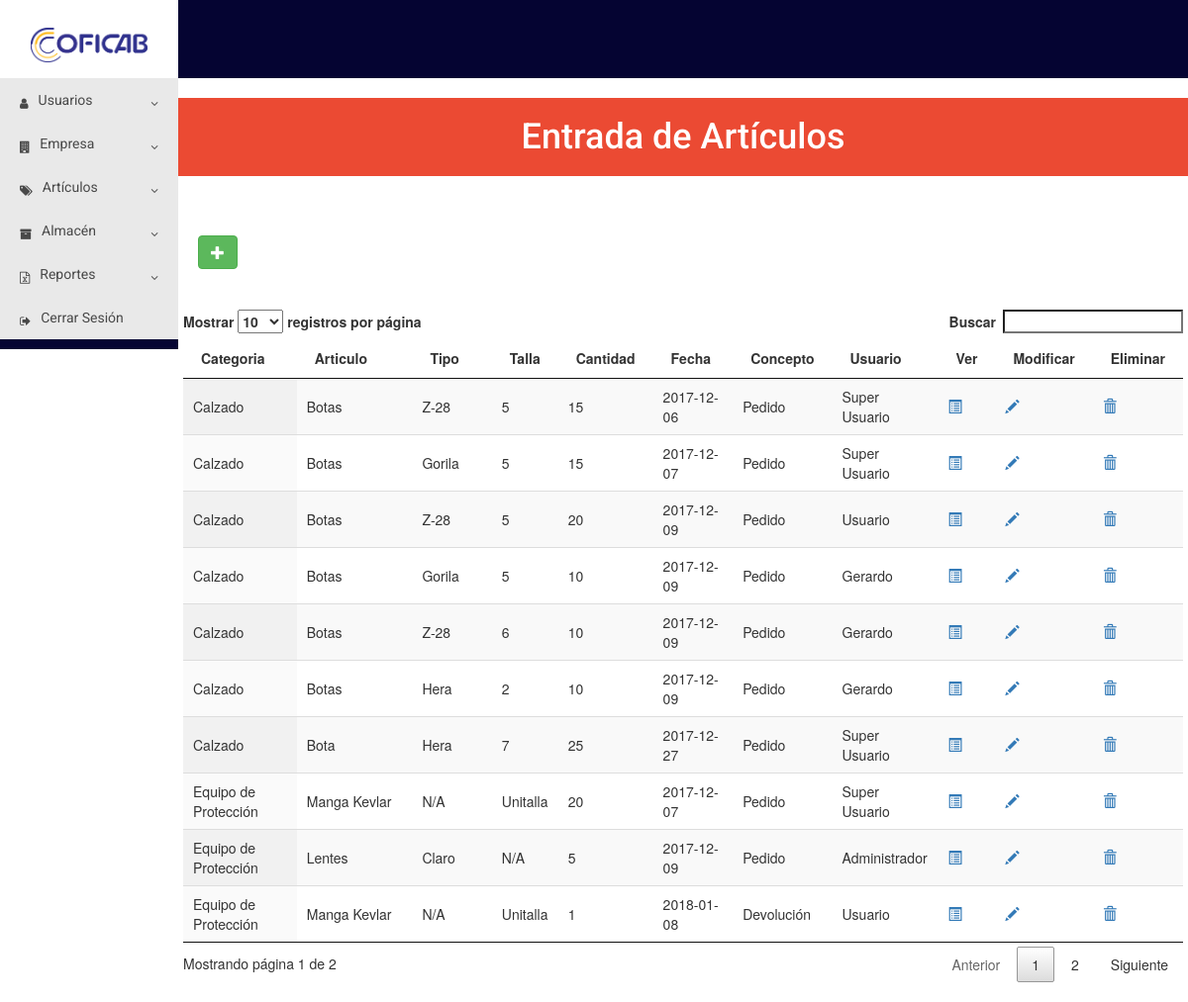
/vista/supuser/entrada/entrada.php (signed in), run on the app's committed database.
### tables this page shows
CREATE TABLE `entrada` (
  `id_entrada` int(11) NOT NULL,
  `id_categoria` int(11) NOT NULL,
  `id_articulo` int(11) NOT NULL,
  `cantidad` int(11) NOT NULL,
  `fecha_entrada` date NOT NULL,
  `id_concepto` int(11) NOT NULL,
  `id_user` int(11) NOT NULL
);

CREATE TABLE `categoria` (
  `id_categoria` int(11) NOT NULL,
  `categoria` varchar(50) NOT NULL
);

CREATE TABLE `articulo` (
  `id_articulo` int(11) NOT NULL,
  `id_proveedor` int(11) NOT NULL,
  `id_categoria` int(11) NOT NULL,
  `articulo` varchar(100) NOT NULL,
  `tipo` varchar(100) NOT NULL,
  `talla` varchar(30) NOT NULL,
  `abreviacion` varchar(15) NOT NULL,
  `stock` int(11) NOT NULL,
  `id_usuario` int(11) NOT NULL
);

CREATE TABLE `concepto` (
  `id_concepto` int(11) NOT NULL,
  `id_tipo_concepto` int(11) NOT NULL,
  `concepto` varchar(50) NOT NULL
);

CREATE TABLE `usuarios` (
  `id_user` int(11) NOT NULL,
  `nom_user` varchar(30) NOT NULL,
  `user` varchar(20) NOT NULL,
  `pass` varchar(100) NOT NULL,
  `id_tipo_user` int(11) NOT NULL
);

### vista/supuser/entrada/entrada.php (the view, shortened to what this page needs)
<?php
	include("../../../modelo/conexion.php");
	$tabla="SELECT id_entrada, categoria, articulo, tipo, talla, cantidad, fecha_entrada, concepto, nom_user FROM entrada, categoria, articulo, concepto, usuarios WHERE entrada.id_categoria = categoria.id_categoria AND entrada.id_articulo = articulo.id_articulo AND entrada.id_concepto = concepto.id_concepto AND entrada.id_user = usuarios.id_user";
	$resultado = $conexion->query($tabla);
?>
<!DOCTYPE html>
<html>
<head>
	<link href="https://maxcdn.bootstrapcdn.com/font-awesome/4.5.0/css/font-awesome.min.css" rel="stylesheet">
	<link rel="stylesheet" href="../../../css/menu.css">
	<link rel="stylesheet" href="https://maxcdn.bootstrapcdn.com/bootstrap/3.3.7/css/bootstrap.min.css">
  	<link rel="stylesheet" href="../../../css/bootstrap-datepicker.css">
  	<link rel="stylesheet" href="../../../css/jquery.dataTables.min.css">
</head>
<body>
	<div class="contenedor">
	<nav class="bar-horizon">
		<div class="usuario">
      	</div>
		<div class="logocoficab">
			<a href="../menu.php"><img src="../../../img/coficab.png" alt="20px"></a>
		</div>
	</nav>
		<div class="contenedor-menu">
			<ul class="menu">
				<li><a href=""><i class="icono izquierda fa fa-user" aria-hidden="true"></i>Usuarios<i class="icono derecha fa fa-angle-down" aria-hidden="true"></i></a>
				</li>
				<li><a href=""><i class="icono izquierda fa fa-building" aria-hidden="true"></i>Empresa<i class="icono derecha fa fa-angle-down" aria-hidden="true"></i></a>
				</li>
				<li><a href=""><i class="icono izquierda fa fa-tags" aria-hidden="true"></i>Artículos<i class="icono derecha fa fa-angle-down" aria-hidden="true"></i></a>
				</li>
				<li><a href=""><i class="icono izquierda fa fa-archive" aria-hidden="true"></i>Almacén<i class="icono derecha fa fa-angle-down" aria-hidden="true"></i></a>
				</li>
				<li><a href=""><i class="icono izquierda fa fa-file-excel-o" aria-hidden="true"></i>Reportes<i class="icono derecha fa fa-angle-down" aria-hidden="true"></i></a>
				</li>
				<li><a href="../../../cerrarsesion.php"><i class="icono izquierda fa fa-sign-out" aria-hidden="true"></i>Cerrar Sesión</a></li>
			</ul>
		</div>
		<div class="contenido">
			<header>
				<h1>Entrada de Artículos</h1>
			</header>
			<section class="main">
			<div class="botones">
					<a class='btn btn-success' value="registrar" data-toggle="modal" href="#Registro"><span class="glyphicon glyphicon-plus"></span></a>
			</div><br>
	<div class="row table-responsive">
		<table class="display" id="mitabla">
			<thead>
				<tr>
					<th>Categoria</th>
					<th>Articulo</th>
					<th>Tipo</th>
					<th>Talla</th>
					<th>Cantidad</th>
					<th>Fecha</th>
					<th>Concepto</th>
					<th>Usuario</th>
					<th>Ver</th>
					<th>Modificar</th>
					<th>Eliminar</th>
				</tr>
			</thead>
			<tbody>
				<?php
					while($row= $resultado->fetch_assoc()){
					?>
					<tr>
						<td><?php echo $row['categoria']; ?></td>
						<td><?php echo $row['articulo']; ?></td>
						<td><?php echo $row['tipo']; ?></td>
						<td><?php echo $row['talla']; ?></td>
						<td><?php echo $row['cantidad']; ?></td>
						<td><?php echo $row['fecha_entrada']; ?></td>
						<td><?php echo $row['concepto']; ?></td>
						<td><?php echo $row['nom_user']; ?></td>
						<td><a name="Ver" id="<?php echo $row['id_entrada']; ?>" class="view_data" title="Ver Información"><span class="glyphicon glyphicon-list-alt"></span></a></td>
						<td><a name="Modificar" id="<?php echo $row['id_entrada']; ?>" class="edit_data" title="Modificar Información"><span class="glyphicon glyphicon-pencil"></span></a></td>
						<td><a class="delete_data" href="#" data-href="../../../controlador/supuser/entrada/eliminar.php?id_entrada=<?php echo $row['id_entrada']; ?>" data-toggle="modal" data-target="#confirm-delete" title="Eliminar Registro"><span class="glyphicon glyphicon-trash"></span></a></td>
					</tr>
					<?php
					}
				?>
			</tbody>
		</table>
	</div>
</body>
</html>

### css/menu.css (style rules this page uses)
* { margin: 0; padding: 0; -webkit-box-sizing: border-box; -moz-box-sizing: border-box; box-sizing: border-box; }
html { width: 100%; max-width: 100%; }
body { background: #0b2027; font-family: 'Roboto', sans-serif; line-height: 18px; width: 100%; max-width: 100%; height: 100%; max-height: 100%; }
.contenedor { background: #fff; width: 100%; max-width: 100%; height: 100%; max-height: 100%; margin: 0 auto; overflow: hidden; }
.bar-horizon { background: #050432; width: 100%; max-width: 100%; height: 10%; max-height: 100%; }
.usuario { background: #fff; width: 15%; padding: .5%; }
.logocoficab { background: #fff; width: 15%; padding: .5%; }
.logocoficab img { margin:10px auto; display:block; width: 70%; align-content: center; position: relative; }
.contenedor-menu { background: #050432; width: 15%; max-width: 100%; height: 100%; max-height: 100%; margin: 0; float: left; box-sizing: border-box; display: inline-block; font-family: 'Roboto', sans-serif; line-height: 10px; }
a { text-decoration: none; color: #fff; }
.contenedor-menu .menu { list-style: none; }
.contenedor-menu .menu a { color: #494949; display: block; padding: 17px 20px; background: #e9e9e9; }
.contenedor-menu .menu .icono { font-size: 12px; line-height: 18px; }
.contenedor-menu .menu .icono.izquierda { float: left; margin-right: 10px; }
.contenedor-menu .menu .icono.derecha { float: right; margin-left: 10px; }
header { background: #EB4A33; margin: 20px 0; }
header h1 { color: #fff; font-family: 'Roboto', sans-serif; padding: 20px 0; text-align: center; }
.botones { margin: auto; margin: 20px 0; height: 35px; }
.main { width: 85%; padding: 20px; box-sizing: border-box; float: left; }

### data on the page
entrada: id_categoria.categoria "Calzado", id_articulo.articulo "Botas", id_articulo.tipo "Z-28", id_articulo.talla "5", cantidad "15", fecha_entrada "2017-12-06", id_concepto.concepto "Pedido", id_user.nom_user "Super Usuario"
entrada: id_categoria.categoria "Equipo de Protección", id_articulo.articulo "Manga Kevlar", id_articulo.tipo "N/A", id_articulo.talla "Unitalla", cantidad "20", fecha_entrada "2017-12-07", id_concepto.concepto "Pedido", id_user.nom_user "Super Usuario"
entrada: id_categoria.categoria "Calzado", id_articulo.articulo "Botas", id_articulo.tipo "Gorila", id_articulo.talla "5", cantidad "15", fecha_entrada "2017-12-07", id_concepto.concepto "Pedido", id_user.nom_user "Super Usuario"
entrada: id_categoria.categoria "Equipo de Protección", id_articulo.articulo "Lentes", id_articulo.tipo "Claro", id_articulo.talla "N/A", cantidad "5", fecha_entrada "2017-12-09", id_concepto.concepto "Pedido", id_user.nom_user "Administrador"
entrada: id_categoria.categoria "Calzado", id_articulo.articulo "Botas", id_articulo.tipo "Z-28", id_articulo.talla "5", cantidad "20", fecha_entrada "2017-12-09", id_concepto.concepto "Pedido", id_user.nom_user "Usuario"
entrada: id_categoria.categoria "Calzado", id_articulo.articulo "Botas", id_articulo.tipo "Gorila", id_articulo.talla "5", cantidad "10", fecha_entrada "2017-12-09", id_concepto.concepto "Pedido", id_user.nom_user "Gerardo"
entrada: id_categoria.categoria "Calzado", id_articulo.articulo "Botas", id_articulo.tipo "Z-28", id_articulo.talla "6", cantidad "10", fecha_entrada "2017-12-09", id_concepto.concepto "Pedido", id_user.nom_user "Gerardo"
entrada: id_categoria.categoria "Calzado", id_articulo.articulo "Botas", id_articulo.tipo "Hera", id_articulo.talla "2", cantidad "10", fecha_entrada "2017-12-09", id_concepto.concepto "Pedido", id_user.nom_user "Gerardo"
entrada: id_categoria.categoria "Calzado", id_articulo.articulo "Bota", id_articulo.tipo "Hera", id_articulo.talla "7", cantidad "25", fecha_entrada "2017-12-27", id_concepto.concepto "Pedido", id_user.nom_user "Super Usuario"
entrada: id_categoria.categoria "Equipo de Protección", id_articulo.articulo "Manga Kevlar", id_articulo.tipo "N/A", id_articulo.talla "Unitalla", cantidad "1", fecha_entrada "2018-01-08", id_concepto.concepto "Devolución", id_user.nom_user "Usuario"
